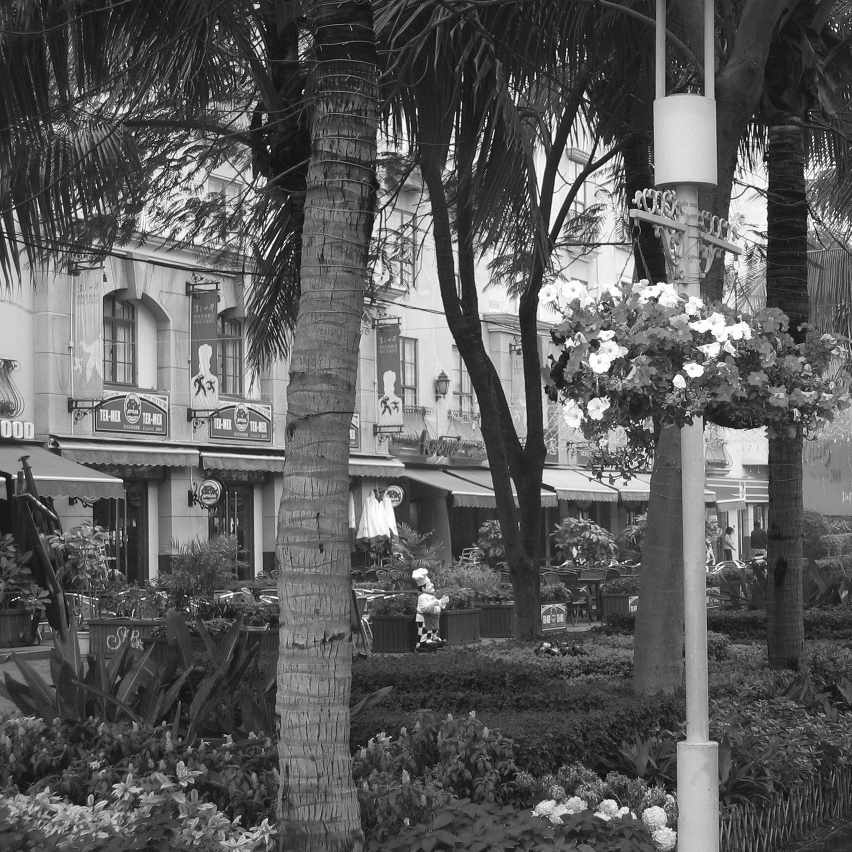
//> input picture Correlations in the polar-logarithmic coordinate system/images/main_s.jpg, 1703 x 1703 px (shown at 1/2 size)
$ ./Source   (built with g++ and OpenCV 4)
//> lines starting //> are read from the running program, lines starting //| are printed output that depends on the picture
#include "opencv2\core\core.hpp"
#include "opencv2\highgui\highgui.hpp"
#include "opencv2\imgproc.hpp"
#include "opencv2\imgcodecs.hpp"
#include <iostream>
#include <fstream>
#include <math.h>

using namespace cv;
using namespace std;

int match_method = 3;  //CV_TM_CCORR_NORMED

void MatchingMethod(Mat dst, Mat dst2)
{
  Mat img_display;
  Mat result;
  vconcat(dst, dst, img_display);                      // ñîåäèíÿåì 2 êàðòèíêè â îäíó vconcat (src, src, dst) èññëåäóåìîå èçîáðàæåíèå
  imwrite("main_result_23__lab2.jpg", img_display);    // ñîõðàíÿåì ñìåðæèíóþ êàðòèíêó
  int result_cols = img_display.cols - dst2.cols + 1;  // âûñ÷èòûâàåì êîë-âî ñòîëáöîâ â êîððåëëÿöèîííîé ìàòðèöå
  int result_rows = img_display.rows - dst2.rows + 1;  // êîë-âî â íåé ñòîëáöîâ
  //printf("%i %i \n", result_cols, result_rows);
  result.create(result_rows, result_cols, CV_8U);
  matchTemplate(img_display, dst2, result, match_method);  // çàïóñêàåì ìåòîä ïîèñêà îáúåêòà ïî øàáëîíó (src, template, result, method)
  normalize(result, result, 0, 1, NORM_MINMAX, -1, Mat()); // íîðìàëèçóóåì ðåçóëüòàò (src, dst, îò ñêîëüêè, äî ñêîëüêè, normalization type (Min = îò ñêîëüêè, max = äî ñêîëüêè), èìååò òàêîé æå òèï êàê src, ìàñêà)
  double minVal; double maxVal; // çíà÷åíèÿ
  Point minLoc; Point maxLoc;   // êîîðäèíàòû
  Point matchLoc;
  minMaxLoc(result, &minVal, &maxVal, &minLoc, &maxLoc, Mat());
  matchLoc = maxLoc;
  printf("%5.3f \n", maxVal);
  printf("abscissa = %d ordina = %d \n", maxLoc.x, maxLoc.y);
  printf("scale = %5.2f \n", exp((float)maxLoc.x / 50));
  printf("angle = %d \n", maxLoc.y);
  result.convertTo(result, CV_8UC3, 255.0);
  imwrite("result_23__lab2.jpg", result);
  waitKey(0);
  return;
}

//----------------ôóíêöèÿ äëÿ óíè÷òîæåíèÿ ïåðåôèðèéíîé îáëàñòè-----------------
Mat unbright(Mat &im)
{
  int rows = im.rows, cols = im.cols;
  int r = rows / 2;  // óçíàëè ðàäèóñ
  unsigned long long bright_sum = 0;
  for (int i = 0; i < rows; i++)
    for (int j = 0; j < cols; j++)
    {
      bright_sum += im.at<unsigned char>(i, j);  // ïîñ÷èòàëè ñóìàðíóþ ÿðêîñòü âñåé êàðòèíêè
    }
  bright_sum /= (rows * cols);  // íàøëè ñðåäíþþ ÿðêîñòü âñåéé êàðòèíêè
  for (int i = 0; i < rows; i++) {
    for (int j = 0; j < cols; j++)
    {
      if (((i - r)*(i - r) + (j - r)*(j - r)) >= r*r) {
        im.at<uchar>(Point(i, j)) = bright_sum;  // âñåì ïèêñåëÿì çà ðàäèóñîì ïðèñâîèëè ýòî çíà÷åíèå
      }
    }
  }
  return im;
}

Mat LogPolarTransf(Mat img) {
  //------------------------Ïðåîáðàçîâàíèå êàðòèíêè------------------------------------
  double M1 = (img.cols / log(img.cols / 2));  // âû÷èñëÿåì ì äëÿ äíÿ èñõîäíîé êàðòèíêè
  Mat img_log_polar;
  Point2f center((img.cols - 1) / 2, (img.rows - 1) / 2);  //öåíòð èñõîäíîé êàðòèíêè
  logPolar(img, img_log_polar, center, M1, CV_INTER_LINEAR | CV_WARP_FILL_OUTLIERS);  // ïîëó÷àåì ïðåîáðàçîâàííóþ â ïîëÿðíî-ëîãàðèôìè÷åñêóþ ñèñòåìó èñõîäíóþ êðòèíêó

  //---------------------Ðåñàéç ïðåîáðàçîâàííîé êàðòèíêè---------------
  Mat log_polar_img_res(360, log(img_log_polar.rows) * 50, img.type());
  resize(img_log_polar, log_polar_img_res, log_polar_img_res.size(), 0, 0, CV_INTER_LINEAR); //(src, dst, dst_size, fx, fy, interpolation)

  return log_polar_img_res;
}

int main()
{
  Mat img = imread("main_s.jpg", IMREAD_GRAYSCALE);
//> img is the input picture: 1703 rows x 1703 cols, CV_8UC1; min 0, max 255, mean 92.5
  Mat img_ch = imread("main_s_rot_sc.jpg", IMREAD_GRAYSCALE);
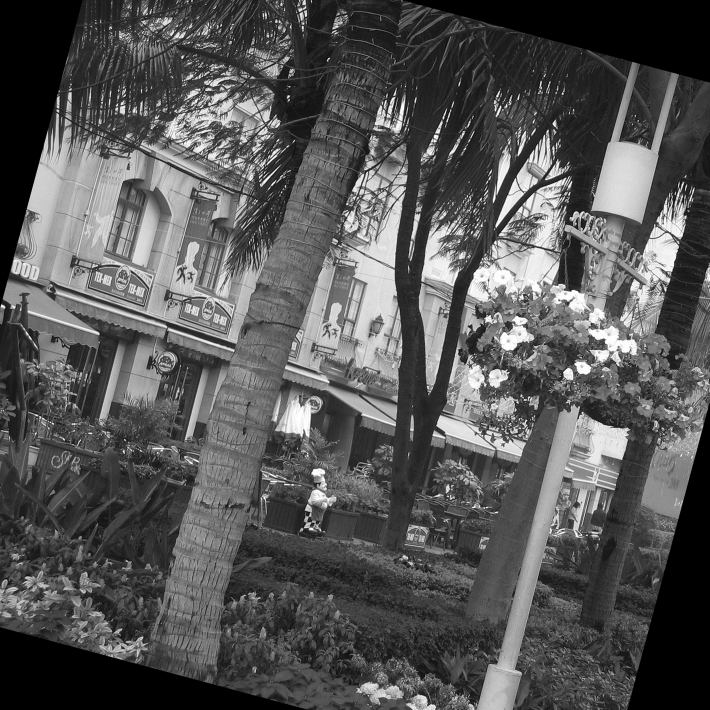
//> input picture Correlations in the polar-logarithmic coordinate system/images/main_s_rot_sc.jpg, 2129 x 2129 px (shown at 1/3 size)
//> img_ch is the input picture: 2129 rows x 2129 cols, CV_8UC1; min 0, max 255, mean 85.8
  img = unbright(img);
//> the loop in unbright, `for (int i = 0; i < rows; i++)` made 1703 passes
//> bright_sum on passes 1 to 3: 81712, 163986, 246538
//> after the loop in unbright, `for (int i = 0; i < rows; i++)`: bright_sum = 268378909
//> in unbright, `bright_sum /= (rows * cols);`: bright_sum = 92
//> after the loop in unbright, `for (int i = 0; i < rows; i++)`:
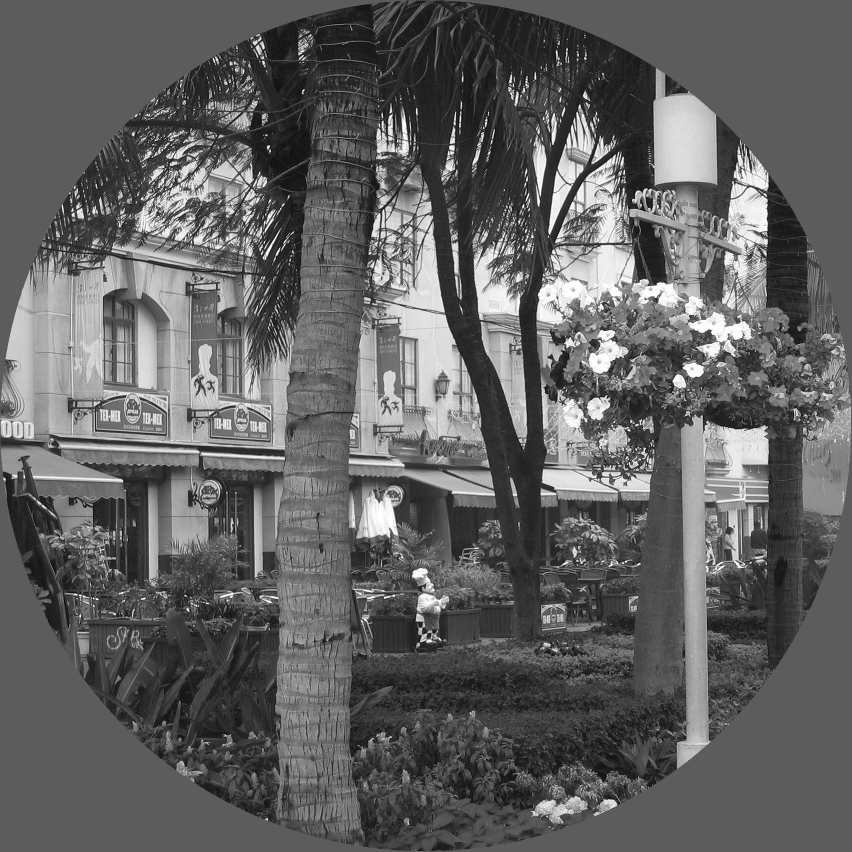
//> im: 1703 rows x 1703 cols, CV_8UC1 (shown at 1/2 size); min 0, max 255, mean 97.3
  img_ch = unbright(img_ch);
//> the loop in unbright (call 2), `for (int i = 0; i < rows; i++)` made 2129 passes
//> bright_sum on passes 1 to 3: 48402, 97144, 146571
//> after the loop in unbright (call 2), `for (int i = 0; i < rows; i++)`: bright_sum = 389029061
//> in unbright (call 2), `bright_sum /= (rows * cols);`: bright_sum = 85
//> after the loop in unbright (call 2), `for (int i = 0; i < rows; i++)`:
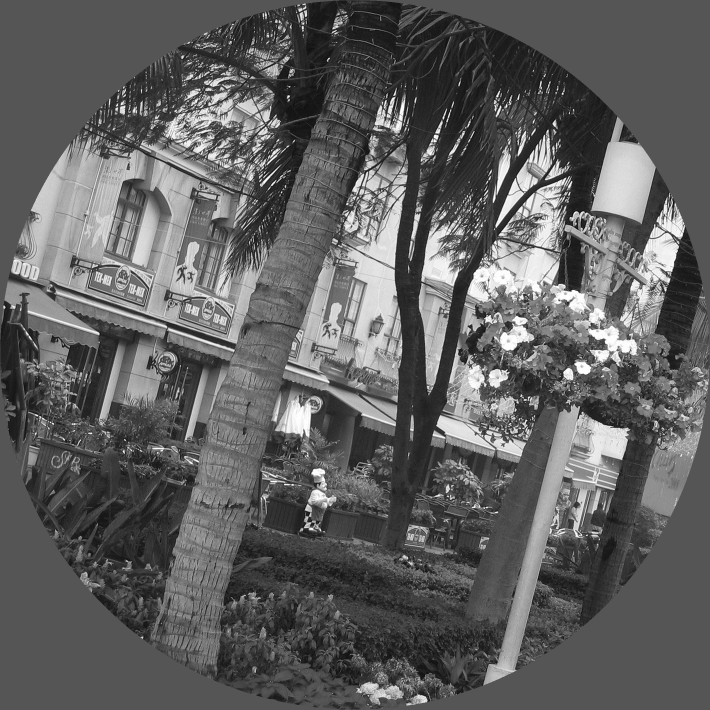
//> im: 2129 rows x 2129 cols, CV_8UC1 (shown at 1/3 size); min 0, max 255, mean 95.8
  img = LogPolarTransf(img);
//> in LogPolarTransf, `resize(img_log_polar, log_polar_img_res, log_polar_img_res.size(), 0, ..`:
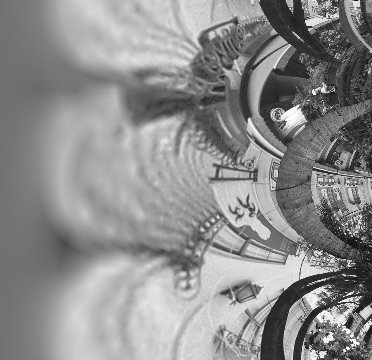
//> log_polar_img_res: 360 rows x 372 cols, CV_8UC1; min 10, max 255, mean 140.7
  img_ch = LogPolarTransf(img_ch);
//> in LogPolarTransf (call 2), `logPolar(img, img_log_polar, center, M1, CV_INTER_LINEAR | CV_WARP_FIL..`:
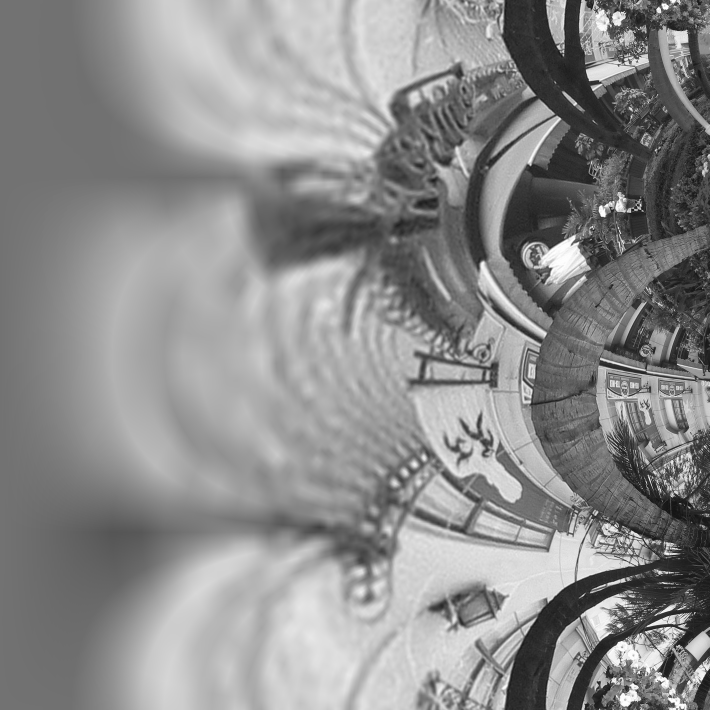
//> img_log_polar: 2129 rows x 2129 cols, CV_8UC1 (shown at 1/3 size); min 1, max 255, mean 140.3
//> in LogPolarTransf (call 2), `resize(img_log_polar, log_polar_img_res, log_polar_img_res.size(), 0, ..`:
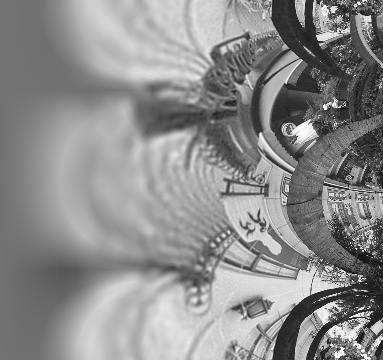
//> log_polar_img_res: 360 rows x 383 cols, CV_8UC1; min 11, max 255, mean 140.2
  imwrite("1.jpg", img);
  imwrite("2.jpg", img_ch);
  MatchingMethod(img_ch, img);
//> in MatchingMethod, `vconcat(dst, dst, img_display);`:
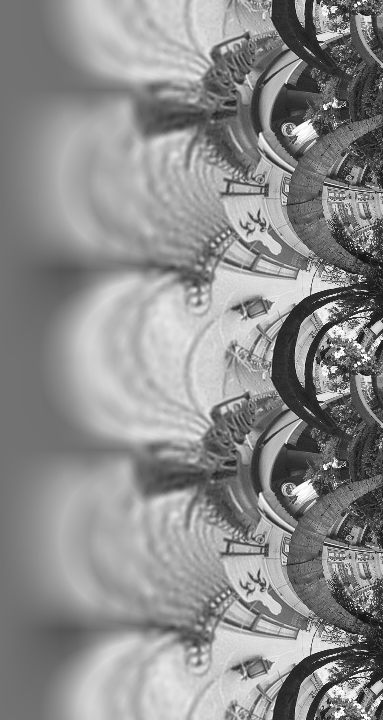
//> img_display: 720 rows x 383 cols, CV_8UC1; min 11, max 255, mean 140.2
//> in MatchingMethod, `minMaxLoc(result, &minVal, &maxVal, &minLoc, &maxLoc, Mat());`: minVal = 0; maxVal = 1; minLoc = Point(11, 280); maxLoc = Point(11, 15)
//| 1.000
//| abscissa = 11 ordina = 15
//| scale =  1.25
//| angle = 15
  return 0;
}
